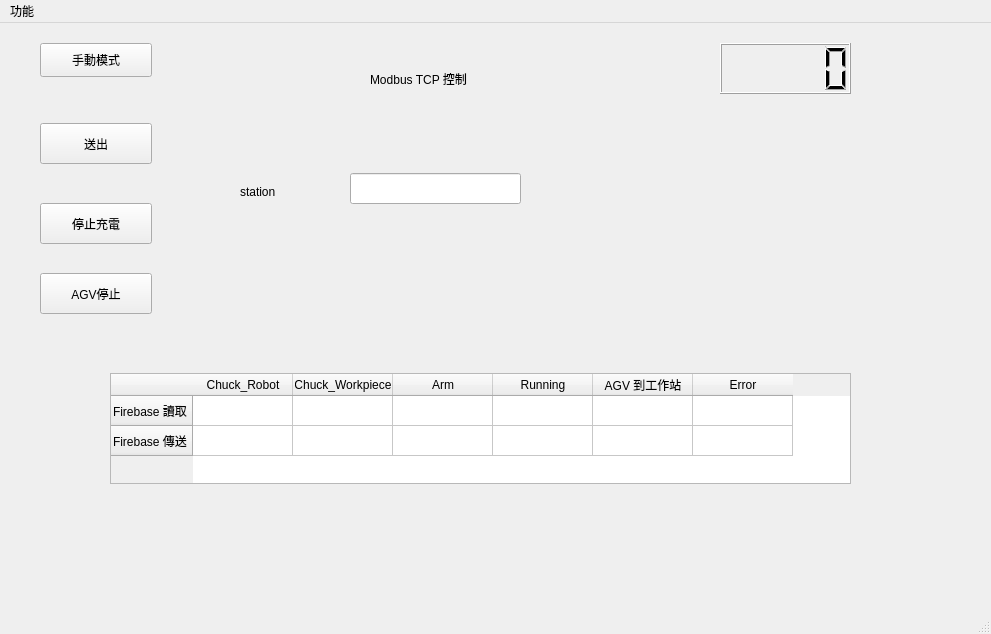
<?xml version="1.0" encoding="UTF-8"?>
<ui version="4.0">
 <class>MainWindow</class>
 <widget class="QMainWindow" name="MainWindow">
  <property name="geometry">
   <rect>
    <x>0</x>
    <y>0</y>
    <width>991</width>
    <height>634</height>
   </rect>
  </property>
  <property name="windowTitle">
   <string>Modbus @smart_manufactory_2019</string>
  </property>
  <widget class="QWidget" name="centralwidget">
   <widget class="QLabel" name="label_title">
    <property name="geometry">
     <rect>
      <x>370</x>
      <y>40</y>
      <width>161</width>
      <height>31</height>
     </rect>
    </property>
    <property name="text">
     <string>Modbus TCP 控制</string>
    </property>
   </widget>
   <widget class="QLineEdit" name="line_station">
    <property name="geometry">
     <rect>
      <x>350</x>
      <y>150</y>
      <width>171</width>
      <height>31</height>
     </rect>
    </property>
   </widget>
   <widget class="QLabel" name="label_station">
    <property name="geometry">
     <rect>
      <x>240</x>
      <y>160</y>
      <width>70</width>
      <height>18</height>
     </rect>
    </property>
    <property name="text">
     <string>station</string>
    </property>
   </widget>
   <widget class="QLCDNumber" name="lcd_volt">
    <property name="geometry">
     <rect>
      <x>720</x>
      <y>20</y>
      <width>131</width>
      <height>51</height>
     </rect>
    </property>
   </widget>
   <widget class="QPushButton" name="button_auto">
    <property name="geometry">
     <rect>
      <x>40</x>
      <y>20</y>
      <width>112</width>
      <height>34</height>
     </rect>
    </property>
    <property name="text">
     <string>手動模式</string>
    </property>
   </widget>
   <widget class="QPushButton" name="button_push">
    <property name="geometry">
     <rect>
      <x>40</x>
      <y>100</y>
      <width>112</width>
      <height>41</height>
     </rect>
    </property>
    <property name="text">
     <string>送出</string>
    </property>
   </widget>
   <widget class="QPushButton" name="button_charge">
    <property name="geometry">
     <rect>
      <x>40</x>
      <y>180</y>
      <width>112</width>
      <height>41</height>
     </rect>
    </property>
    <property name="text">
     <string>停止充電</string>
    </property>
   </widget>
   <widget class="QPushButton" name="button_run">
    <property name="geometry">
     <rect>
      <x>40</x>
      <y>250</y>
      <width>112</width>
      <height>41</height>
     </rect>
    </property>
    <property name="text">
     <string>AGV停止</string>
    </property>
   </widget>
   <widget class="QTableWidget" name="table_firebase">
    <property name="geometry">
     <rect>
      <x>110</x>
      <y>350</y>
      <width>741</width>
      <height>111</height>
     </rect>
    </property>
    <property name="autoFillBackground">
     <bool>false</bool>
    </property>
    <property name="rowCount">
     <number>2</number>
    </property>
    <property name="columnCount">
     <number>6</number>
    </property>
    <attribute name="horizontalHeaderVisible">
     <bool>true</bool>
    </attribute>
    <attribute name="horizontalHeaderCascadingSectionResizes">
     <bool>false</bool>
    </attribute>
    <attribute name="horizontalHeaderShowSortIndicator" stdset="0">
     <bool>false</bool>
    </attribute>
    <attribute name="horizontalHeaderStretchLastSection">
     <bool>false</bool>
    </attribute>
    <attribute name="verticalHeaderCascadingSectionResizes">
     <bool>false</bool>
    </attribute>
    <row>
     <property name="text">
      <string>Firebase 讀取</string>
     </property>
    </row>
    <row>
     <property name="text">
      <string>Firebase 傳送</string>
     </property>
    </row>
    <column>
     <property name="text">
      <string>Chuck_Robot</string>
     </property>
    </column>
    <column>
     <property name="text">
      <string>Chuck_Workpiece</string>
     </property>
    </column>
    <column>
     <property name="text">
      <string>Arm</string>
     </property>
    </column>
    <column>
     <property name="text">
      <string>Running</string>
     </property>
    </column>
    <column>
     <property name="text">
      <string>AGV 到工作站</string>
     </property>
    </column>
    <column>
     <property name="text">
      <string>Error</string>
     </property>
    </column>
   </widget>
  </widget>
  <widget class="QMenuBar" name="menubar">
   <property name="geometry">
    <rect>
     <x>0</x>
     <y>0</y>
     <width>991</width>
     <height>29</height>
    </rect>
   </property>
   <widget class="QMenu" name="menu">
    <property name="title">
     <string>功能</string>
    </property>
   </widget>
   <addaction name="menu"/>
  </widget>
  <widget class="QStatusBar" name="statusbar"/>
 </widget>
 <resources/>
 <connections/>
</ui>
